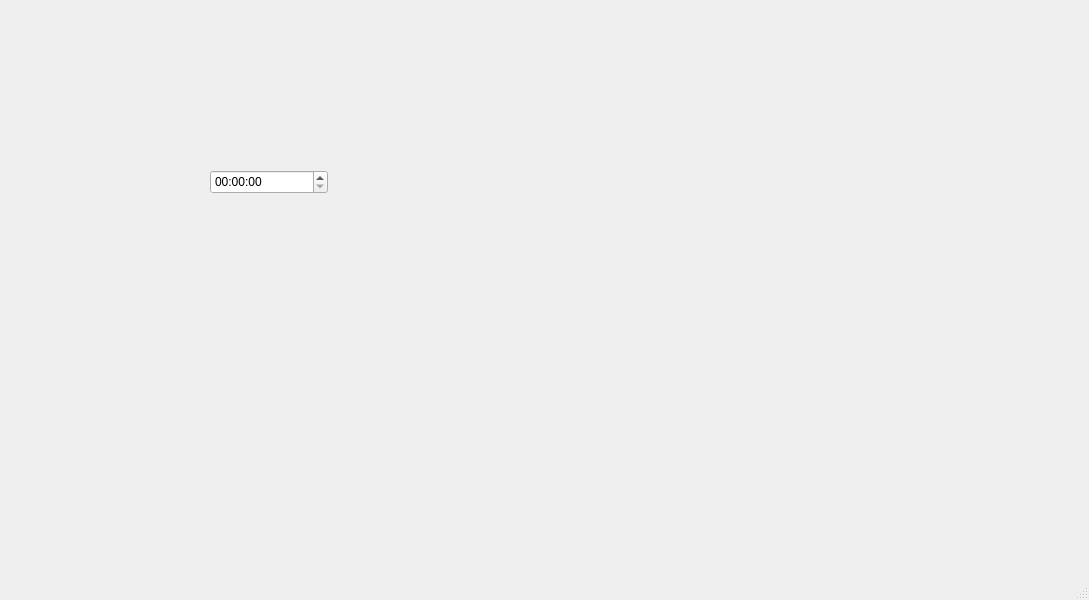
<?xml version="1.0" encoding="UTF-8"?>
<ui version="4.0">
 <class>MainWindow</class>
 <widget class="QMainWindow" name="MainWindow">
  <property name="geometry">
   <rect>
    <x>0</x>
    <y>0</y>
    <width>1089</width>
    <height>600</height>
   </rect>
  </property>
  <property name="windowTitle">
   <string>MainWindow</string>
  </property>
  <widget class="QWidget" name="centralwidget">
   <widget class="QTimeEdit" name="timeEdit">
    <property name="geometry">
     <rect>
      <x>210</x>
      <y>170</y>
      <width>118</width>
      <height>24</height>
     </rect>
    </property>
   </widget>
  </widget>
  <widget class="QMenuBar" name="menubar">
   <property name="geometry">
    <rect>
     <x>0</x>
     <y>0</y>
     <width>1089</width>
     <height>21</height>
    </rect>
   </property>
  </widget>
  <widget class="QStatusBar" name="statusbar"/>
 </widget>
 <resources/>
 <connections/>
</ui>
